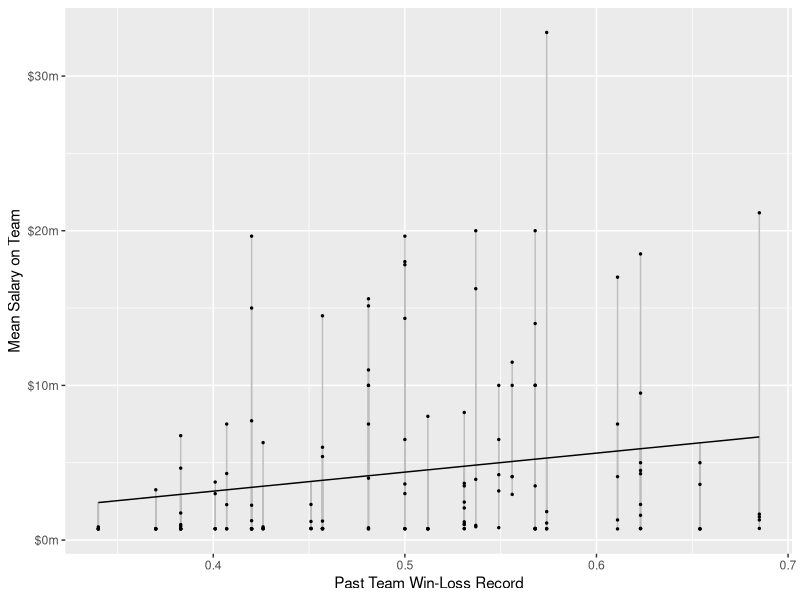
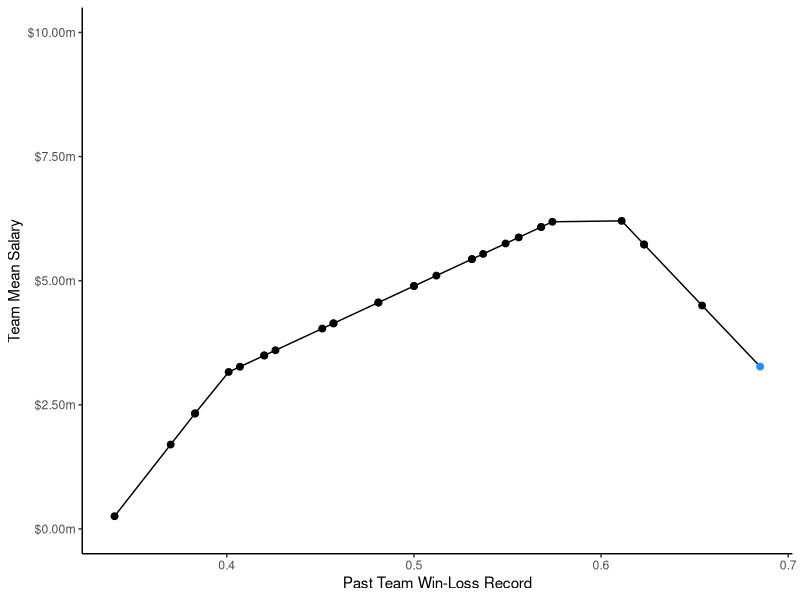
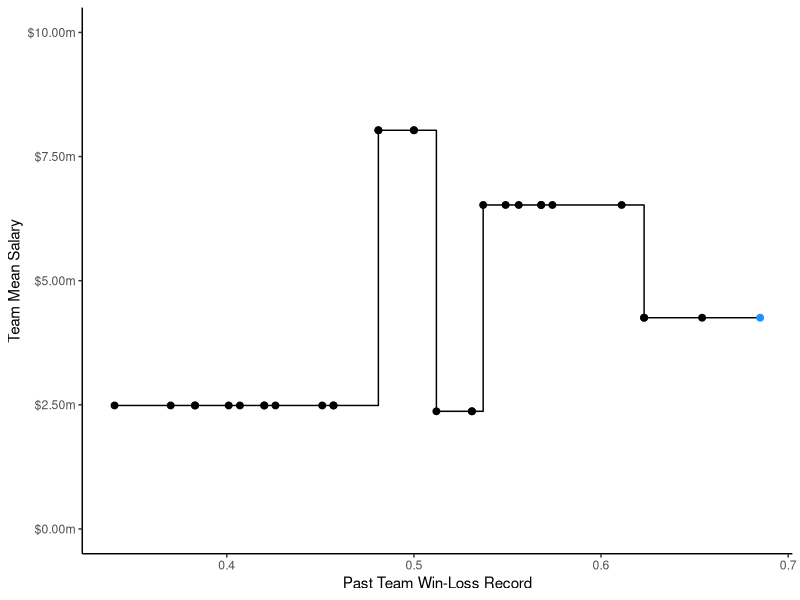

Recreate these plots in R, in order.
## ---- chunk 1
library(tidyverse)
library(scales)
## ---- chunk 2
population <- read_csv("../data/baseball_with_record.csv")
set.seed(14853)
## ---- chunk 3
truth <- population |> filter(target_subgroup) |> summarize(salary = mean(salary)) |> mutate(salary = label_dollar(scale = 1e-6, suffix = "m")(salary)) |> pull(salary)
## ---- chunk 4
sample <- population |>
  group_by(team) |>
  sample_n(5) |>
  ungroup()
## ---- chunk 5
to_predict <- population |>
  filter(target_subgroup) |>
  distinct(team, record)
## ---- chunk 6
fit <- lm(salary ~ record, data = sample)
sample |>
  mutate(fitted = predict(fit)) |>
  ggplot(aes(x = record, y = salary)) +
  geom_segment(aes(xend = record, yend = fitted), color = "gray") +
  geom_point(data = sample, size = .5) +
  geom_line(aes(y = fitted)) +
  scale_y_continuous(
    name = "Mean Salary on Team",
    labels = label_dollar(scale = 1e-6, suffix = "m")
  ) +
  scale_x_continuous(
    name = "Past Team Win-Loss Record"
  )
## ---- chunk 7
model <- lm(salary ~ record, data = sample)
## ---- chunk 8
to_predict |>
  mutate(predicted = predict(model, newdata = to_predict))
## ---- chunk 9
library(mgcv)
## ---- chunk 10
model <- gam(
  salary ~ s(record, bs = "re"),
  data = sample
)
## ---- chunk 11
to_predict |>
  mutate(predicted = predict(model, newdata = to_predict))
## ---- chunk 12
library(splines)
model <- lm(
  salary ~ bs(record, degree = 1, knots = c(.4,.6)),
  data = sample
)
## ---- chunk 13
to_predict_all <- population |>
  distinct(team, record, target_subgroup)
to_predict_all |>
  mutate(fitted = predict(model, newdata = to_predict_all)) |>
  ggplot(aes(x = record, y = fitted)) +
  geom_line() +
  geom_point(aes(color = target_subgroup), size = 2) +
  scale_color_manual(values = c("black","dodgerblue")) +
  theme_classic() +
  theme(legend.position = "none") +
  scale_y_continuous(
    name = "Team Mean Salary",
    labels = label_dollar(scale = 1e-6, suffix = "m"),
    limits = c(0,10e6)
  ) +
  scale_x_continuous(name = "Past Team Win-Loss Record")
## ---- chunk 14
to_predict |>
  mutate(predicted = predict(model, newdata = to_predict))
## ---- chunk 15
library(rpart)
model <- rpart(salary ~ record, data = sample)
## ---- chunk 16
to_predict_all |>
  mutate(fitted = predict(model, newdata = to_predict_all)) |>
  ggplot(aes(x = record, y = fitted)) +
  geom_step() +
  geom_point(aes(color = target_subgroup), size = 2) +
  scale_color_manual(values = c("black","dodgerblue")) +
  theme_classic() +
  theme(legend.position = "none") +
  scale_y_continuous(
    name = "Team Mean Salary",
    labels = label_dollar(scale = 1e-6, suffix = "m"),
    limits = c(0,10e6)
  ) +
  scale_x_continuous(name = "Past Team Win-Loss Record")
## ---- chunk 17
to_predict |>
  mutate(predicted = predict(model, newdata = to_predict))
